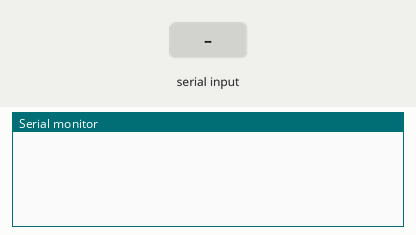
The sketch below on a simulated ESP8266 (NodeMCU). Shown: the last lines printed to the serial monitor. Inputs (shaded band) come from the test bench. WiFi joins after 1.5 s; servers stay silent unless stated.

Above: at 3.0 s.
3.1 s: "90,45\n" received over the second serial link
At 4.0 s:
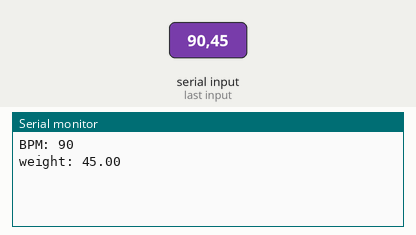
4.6 s: "30,150\n" received over the second serial link
At 5.2 s:
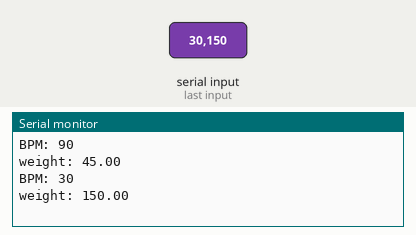

Measured:
- after the input at 3.1 s, the serial monitor: prints a new line at once (image 1)
- after the input at 4.6 s, the serial monitor: prints a new line at once (image 2)

The sketch:

check1.ino
```cpp
#include <SoftwareSerial.h>
#include <ESP8266WiFi.h>
#include <BlynkSimpleEsp8266.h>

#define RX D2
#define TX D3

#define BLYNK_TEMPLATE_ID "TMPL3sV9co2sT"
#define BLYNK_TEMPLATE_NAME "real time fluid monitoring system"
#define BLYNK_AUTH_TOKEN "EtvTL_Y25k2OqCy71Ne8IFukMgSY9N2s"

char auth[] = BLYNK_AUTH_TOKEN;
char ssid[] = "pavan";  // Replace with your WiFi SSID
char pass[] = "pavan021";  // Replace with your WiFi password

SoftwareSerial mySerial(RX, TX); // RX, TX

void setup() {
  Serial.begin(9600);      // Initialize Serial Monitor
  mySerial.begin(9600);    // Initialize SoftwareSerial to communicate with Arduino

  // Initialize Blynk
  Blynk.begin(auth, ssid, pass);
}

void loop() {
  Blynk.run();  // Run Blynk
  if (mySerial.available()) {
    String data = mySerial.readStringUntil('\n');
    int separatorIndex = data.indexOf(',');
    if (separatorIndex != -1) {
      String intPart = data.substring(0, separatorIndex);
      String floatPart = data.substring(separatorIndex + 1);
      int intValue = intPart.toInt();
      float floatValue = floatPart.toFloat();
      Serial.print("BPM: ");
      Serial.println(intValue);
      Serial.print("weight: ");
      Serial.println(floatValue);

      // Send data to Blynk
      Blynk.virtualWrite(V0, intValue);   // Send BPM to Virtual Pin V0
      Blynk.virtualWrite(V1, floatValue); // Send weight to Virtual Pin V1
    }
  }
}
```
